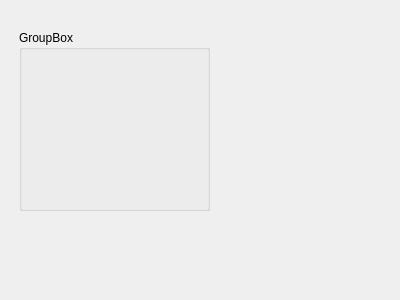
<?xml version="1.0" encoding="UTF-8"?>
<ui version="4.0">
 <class>InstrGameUI</class>
 <widget class="QDialog" name="InstrGameUI">
  <property name="geometry">
   <rect>
    <x>0</x>
    <y>0</y>
    <width>400</width>
    <height>300</height>
   </rect>
  </property>
  <property name="windowTitle">
   <string>Dialog</string>
  </property>
  <widget class="QGroupBox" name="groupBox">
   <property name="geometry">
    <rect>
     <x>19</x>
     <y>30</y>
     <width>191</width>
     <height>181</height>
    </rect>
   </property>
   <property name="title">
    <string>GroupBox</string>
   </property>
  </widget>
 </widget>
 <resources/>
 <connections/>
</ui>
